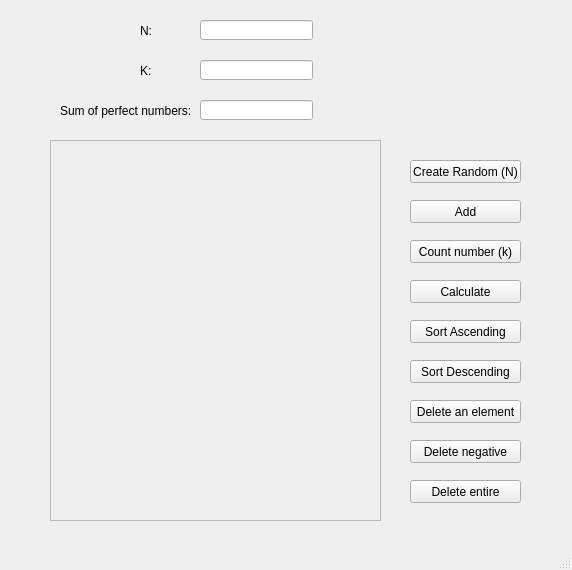
<?xml version="1.0" encoding="UTF-8"?>
<ui version="4.0">
 <class>MainWindow</class>
 <widget class="QMainWindow" name="MainWindow">
  <property name="geometry">
   <rect>
    <x>0</x>
    <y>0</y>
    <width>572</width>
    <height>570</height>
   </rect>
  </property>
  <property name="windowTitle">
   <string>MainWindow</string>
  </property>
  <widget class="QWidget" name="centralwidget">
   <widget class="QLabel" name="label">
    <property name="geometry">
     <rect>
      <x>140</x>
      <y>20</y>
      <width>47</width>
      <height>21</height>
     </rect>
    </property>
    <property name="text">
     <string>N:</string>
    </property>
   </widget>
   <widget class="QLineEdit" name="lineEditN">
    <property name="geometry">
     <rect>
      <x>200</x>
      <y>20</y>
      <width>113</width>
      <height>20</height>
     </rect>
    </property>
   </widget>
   <widget class="QPushButton" name="pushButtonRandom">
    <property name="geometry">
     <rect>
      <x>410</x>
      <y>160</y>
      <width>111</width>
      <height>23</height>
     </rect>
    </property>
    <property name="text">
     <string>Create Random (N)</string>
    </property>
   </widget>
   <widget class="QPushButton" name="pushButtonAdd">
    <property name="geometry">
     <rect>
      <x>410</x>
      <y>200</y>
      <width>111</width>
      <height>23</height>
     </rect>
    </property>
    <property name="text">
     <string>Add</string>
    </property>
   </widget>
   <widget class="QPushButton" name="pushButtonCount">
    <property name="geometry">
     <rect>
      <x>410</x>
      <y>240</y>
      <width>111</width>
      <height>23</height>
     </rect>
    </property>
    <property name="text">
     <string>Count number (k)</string>
    </property>
   </widget>
   <widget class="QLineEdit" name="lineEditK">
    <property name="geometry">
     <rect>
      <x>200</x>
      <y>60</y>
      <width>113</width>
      <height>20</height>
     </rect>
    </property>
   </widget>
   <widget class="QLabel" name="label_2">
    <property name="geometry">
     <rect>
      <x>140</x>
      <y>60</y>
      <width>47</width>
      <height>21</height>
     </rect>
    </property>
    <property name="text">
     <string>K:</string>
    </property>
   </widget>
   <widget class="QLabel" name="label_3">
    <property name="geometry">
     <rect>
      <x>60</x>
      <y>100</y>
      <width>151</width>
      <height>21</height>
     </rect>
    </property>
    <property name="text">
     <string>Sum of perfect numbers:</string>
    </property>
   </widget>
   <widget class="QLineEdit" name="lineEditSumPerfect">
    <property name="geometry">
     <rect>
      <x>200</x>
      <y>100</y>
      <width>113</width>
      <height>20</height>
     </rect>
    </property>
   </widget>
   <widget class="QPushButton" name="pushButtonSortAsc">
    <property name="geometry">
     <rect>
      <x>410</x>
      <y>320</y>
      <width>111</width>
      <height>23</height>
     </rect>
    </property>
    <property name="text">
     <string>Sort Ascending</string>
    </property>
   </widget>
   <widget class="QPushButton" name="pushButtonSortDes">
    <property name="geometry">
     <rect>
      <x>410</x>
      <y>360</y>
      <width>111</width>
      <height>23</height>
     </rect>
    </property>
    <property name="text">
     <string>Sort Descending</string>
    </property>
   </widget>
   <widget class="QPushButton" name="pushButtonDeleteElement">
    <property name="geometry">
     <rect>
      <x>410</x>
      <y>400</y>
      <width>111</width>
      <height>23</height>
     </rect>
    </property>
    <property name="text">
     <string>Delete an element</string>
    </property>
   </widget>
   <widget class="QPushButton" name="pushButtonDeleteNegative">
    <property name="geometry">
     <rect>
      <x>410</x>
      <y>440</y>
      <width>111</width>
      <height>23</height>
     </rect>
    </property>
    <property name="text">
     <string>Delete negative</string>
    </property>
   </widget>
   <widget class="QPushButton" name="pushButtonDeleteEntire">
    <property name="geometry">
     <rect>
      <x>410</x>
      <y>480</y>
      <width>111</width>
      <height>23</height>
     </rect>
    </property>
    <property name="text">
     <string>Delete entire</string>
    </property>
   </widget>
   <widget class="QScrollArea" name="scrollArea">
    <property name="geometry">
     <rect>
      <x>50</x>
      <y>140</y>
      <width>331</width>
      <height>381</height>
     </rect>
    </property>
    <property name="widgetResizable">
     <bool>true</bool>
    </property>
    <widget class="QWidget" name="scrollAreaWidgetContents">
     <property name="geometry">
      <rect>
       <x>0</x>
       <y>0</y>
       <width>329</width>
       <height>379</height>
      </rect>
     </property>
     <layout class="QVBoxLayout" name="verticalLayout_2">
      <item>
       <layout class="QVBoxLayout" name="verticalLayout"/>
      </item>
     </layout>
    </widget>
   </widget>
   <widget class="QPushButton" name="pushButtonCalculate">
    <property name="geometry">
     <rect>
      <x>410</x>
      <y>280</y>
      <width>111</width>
      <height>23</height>
     </rect>
    </property>
    <property name="text">
     <string>Calculate</string>
    </property>
   </widget>
  </widget>
  <widget class="QMenuBar" name="menubar">
   <property name="geometry">
    <rect>
     <x>0</x>
     <y>0</y>
     <width>572</width>
     <height>22</height>
    </rect>
   </property>
  </widget>
  <widget class="QStatusBar" name="statusbar"/>
 </widget>
 <resources/>
 <connections/>
</ui>
